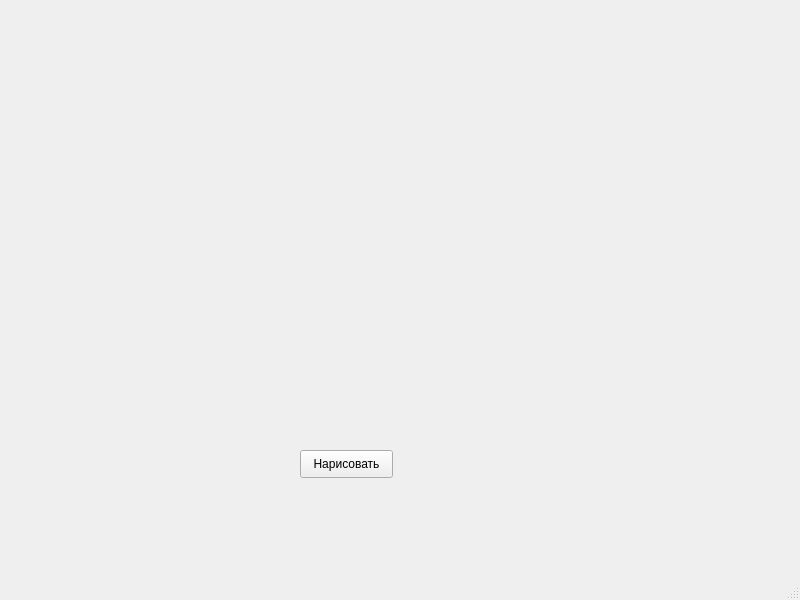
<?xml version="1.0" encoding="UTF-8"?>
<ui version="4.0">
 <class>MainWindow</class>
 <widget class="QMainWindow" name="MainWindow">
  <property name="geometry">
   <rect>
    <x>0</x>
    <y>0</y>
    <width>800</width>
    <height>600</height>
   </rect>
  </property>
  <property name="windowTitle">
   <string>MainWindow</string>
  </property>
  <widget class="QWidget" name="centralwidget">
   <widget class="QPushButton" name="pushButton">
    <property name="geometry">
     <rect>
      <x>300</x>
      <y>450</y>
      <width>93</width>
      <height>28</height>
     </rect>
    </property>
    <property name="text">
     <string>Нарисовать</string>
    </property>
   </widget>
  </widget>
  <widget class="QMenuBar" name="menubar">
   <property name="geometry">
    <rect>
     <x>0</x>
     <y>0</y>
     <width>800</width>
     <height>26</height>
    </rect>
   </property>
  </widget>
  <widget class="QStatusBar" name="statusbar"/>
 </widget>
 <resources/>
 <connections/>
</ui>
